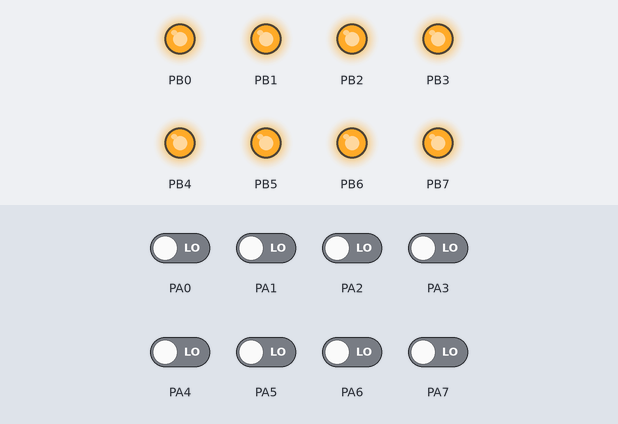
Recording of a program running on a simulated ATmega32, built with avr-gcc and emulated at 3.686 MHz. Shown: output pins drawn as LEDs (lit = HIGH). Inputs (shaded band) come from the test bench; at power-on: PA0–7 LOW.

Above: at 1.2 s.
1.3 s: PA0 driven HIGH
At 2.3 s:
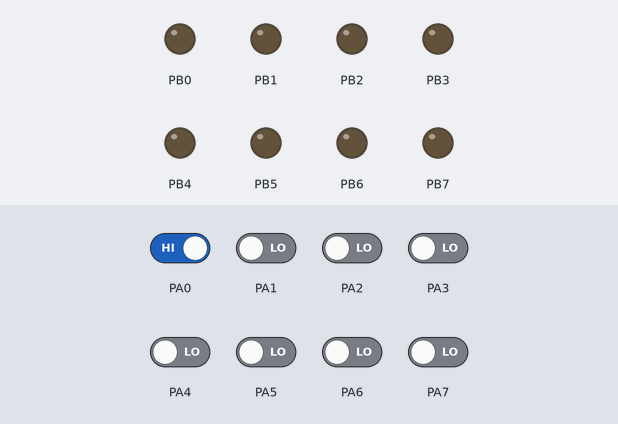
2.8 s: PA0 driven LOW
At 3.5 s:
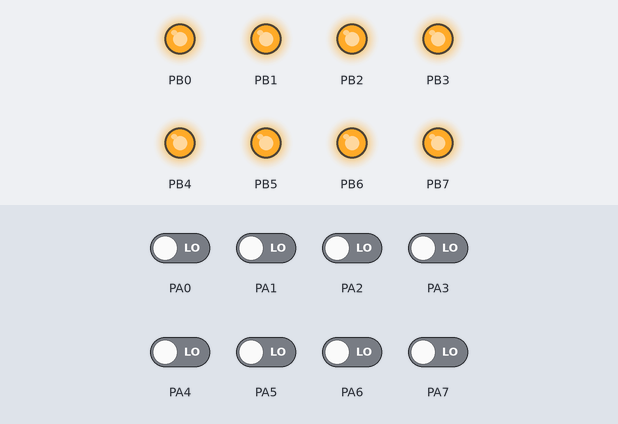
4.3 s: PA1 driven HIGH
At 4.6 s:
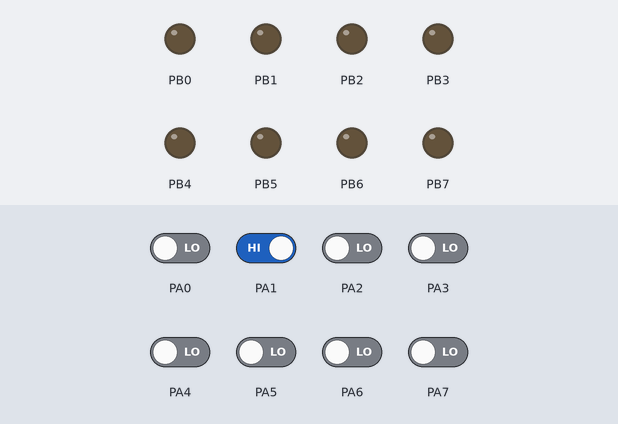
Timing chart, 0 to 7.3 s (numbered marks = the images above; inputs shaded):
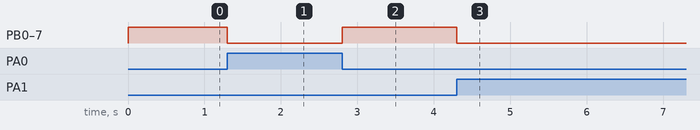

The program:

main.c
```c
/*
* M242.c
*
* Created: 15.03.2022 08:48:41
* Author : fluri
*/

#include <avr/io.h>

#define BUTTONS		PINA
#define BUTTONS_DDR DDRA

#define LEDS		PORTB
#define LEDS_DDR	DDRB

#define F_CPU       3686000UL
#include <util/delay.h>

int main(void)
{
	uint8_t buttons;
	uint8_t leds = 0x01;
	uint8_t delay = 10;
	uint8_t valueFromGod = 0x3A;
	uint8_t value;
	uint8_t value1;
	uint8_t value2;
	uint8_t prevButton = 0x00;
	uint8_t ledState = 1;

	BUTTONS_DDR = 0x00;
	LEDS_DDR	= 0xFF;
	/* Replace with your application code */
	while (1)
	{
		buttons = ~BUTTONS;
		leds = ~LEDS;

		if (buttons > 0x00 && buttons != prevButton) {
			if (ledState == 1){
				leds = 0x00;
				ledState = 0;
				prevButton = buttons;
			} else {
				leds = 0xFF;
				ledState = 1;
				prevButton = buttons;
			}
		}


		LEDS = ~leds;

	}
}
```

Measured:
- after the input at 1.3 s, PB0–7: HIGH → LOW at once
- after the input at 2.8 s, PB0–7: LOW → HIGH at once
- after the input at 4.3 s, PB0–7: HIGH → LOW at once
